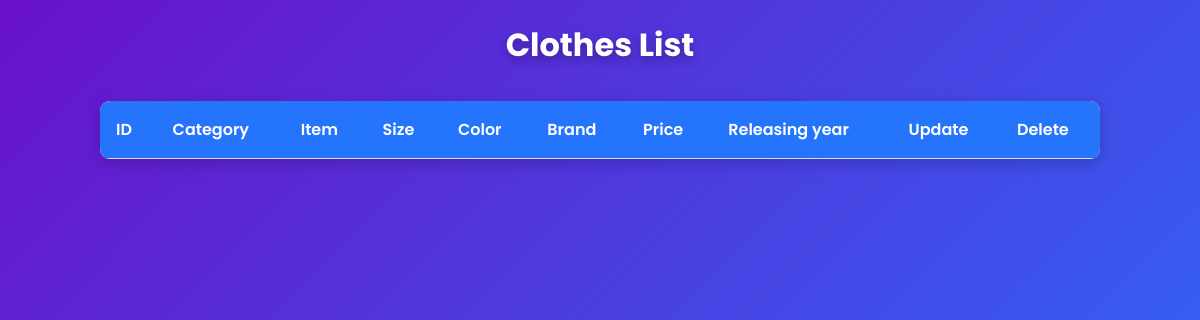
/read/, run on an earlier commit of the app's database.
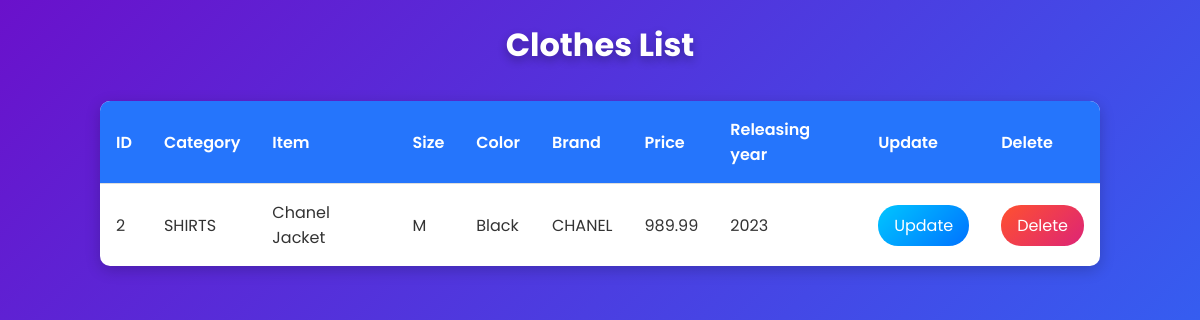
And on a later commit of the database.
### product/models.py (models this page shows, shortened)
class Product(models.Model):
    product_id = models.BigAutoField(primary_key=True)
    class Category(models.TextChoices):
        JACKETS_COATS = ("JACKETS | COATS", "JACKETS | COATS")
        SWEATSHIRTS_KNITWEAR = ("SWEATSHIRTS | KNITWEAR", "SWEATSHIRTS | KNITWEAR")
        SHIRTS = ("SHIRTS", "SHIRTS")
        SHOES = ("SHOES", "SHOES")
        TSHIRTS_POLO_SHIRTS = ("T-SHIRTS | POLO SHIRTS", "T-SHIRTS | POLO SHIRTS")
        DRESSES = ("DRESSES", "DRESSES")
        TOPS = ("TOPS", "TOPS")
        BOTTOMS = ("BOTTOMS", "BOTTOMS")
        SKIRTS = ("SKIRTS", "SKIRTS")
        PANTS = ("PANTS", "PANTS")
        JEANS = ("JEANS", "JEANS")
        OTHER = ("OTHER", "OTHER")
    product_category = models.CharField(
        max_length=50,
        choices=Category.choices,
        default=Category.OTHER,
    )
    product_item = models.TextField(max_length=100)
    class Size(models.TextChoices):
        Extra_Large = ("XL", "Extra Large")
        Large = ("L", "Large")
        Medium = ("M", "Medium")
        Small = ("S", "Small")
        Extra_Small = ("XS", "Extra Small")
    product_size = models.CharField(
        max_length=5,
        choices=Size.choices,
        default=Size.Medium,
    )
    product_color = models.TextField(max_length=30)
    product_brand = models.TextField(max_length=30)
    product_price = models.DecimalField(
        max_digits=10,
        decimal_places=2,
        default=0.00,
    )
    product_releasing_year = models.PositiveIntegerField(default=2023)

### product/views.py (the view)
def read(request: HttpRequest):
    products = Product.objects.all()  #yk all object from database
    return render(
        request=request,
        template_name="product/read.html",
        context = {
            "products": products  # yk vea mk nis dermbei oy brer tv read bn
        },
    )

### product/templates/product/read.html
{% extends 'product/base.html' %}
    {% block content %}
    <h1>Clothes List</h1>
    <table>
        <thead>
            <tr>
                <th>ID</th>
                <th>Category</th>
                <th>Item</th>
                <th>Size</th>
                <th>Color</th>
                <th>Brand</th>
                <th>Price</th>
                <th>Releasing year</th>
                <th>Update</th>
                <th>Delete</th>
            </tr>
        </thead>
        <tbody>
            {% for product in products %}
            <tr>
                <td>{{ product.product_id }}</td>
                <td>{{ product.product_category }}</td>
                <td>{{ product.product_item }}</td>
                <td>{{ product.product_size }}</td>
                <td>{{ product.product_color }}</td>
                <td>{{ product.product_brand }}</td>
                <td>{{ product.product_price }}</td>
                <td>{{ product.product_releasing_year }}</td>
                <td><a href="{% url 'update' product.product_id %}" class="btn btn-update">Update</a></td>
                <td><a href="{% url 'delete' product.product_id %}" class="btn btn-delete">Delete</a></td>
            </tr>
            {% endfor %}
        </tbody>
    </table>
    {% endblock content %}

### product/templates/product/base.html (shortened to what this page needs)
{% load static %}
<!DOCTYPE html>
<html lang="en">
<head>
    <link rel="stylesheet" href="{% static 'css/style.css' %}">
</head>
<body>
    {% block content %}{% endblock content %}
</body>
</html>

### product/static/css/style.css (style rules this page uses)
body { font-family: 'Poppins', sans-serif; margin: 0; padding: 0; background: linear-gradient(135deg, #6a11cb, #2575fc); color: #fff; text-align: left; display: flex; flex-direction: column; justify-content: start; align-items: center; height: 100vh; }
h1 { margin-bottom: 2rem; text-shadow: 0px 4px 10px rgba(0, 0, 0, 0.3); }
table { width: 90%; max-width: 1000px; border-collapse: collapse; margin: 0 auto; box-shadow: 0px 4px 15px rgba(0, 0, 0, 0.2); background: #fff; border-radius: 10px; overflow: hidden; }
table th, table td { padding: 1rem; text-align: left; border-bottom: 1px solid #ddd; }
table th { background: #2575fc; color: #fff; font-weight: 600; }
table tr:last-child td { border-bottom: none; }
table td { color: #333; }
a { color: white; text-decoration: none; }
.btn { background: linear-gradient(135deg, #ff8a00, #e52e71); color: #fff; padding: 0.5rem 1rem; border: none; border-radius: 20px; cursor: pointer; transition: transform 0.2s, box-shadow 0.2s; text-decoration: none; font-size: 1rem; display: block; float: right; }
.btn-update { background: linear-gradient(135deg, #00c6ff, #0072ff); float: left; }
.btn-delete { background: linear-gradient(135deg, #ff512f, #dd2476); float: left; }

What changed in the data, as far as the page shows it:
added Product: product_id "2", product_category "SHIRTS", product_item "Chanel Jacket", product_size "M", product_color "Black", product_brand "CHANEL", product_price "989.99", product_releasing_year "2023"
